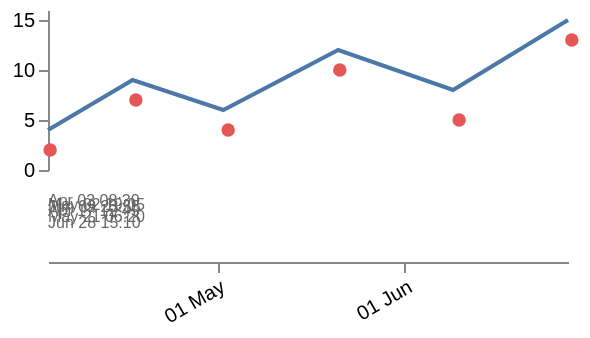

Write the Vega-Lite specification saved for this chart.
### Vega specification from a JSON file in a GitHub repository (floating-point values rounded to 4 significant figures)
{"$schema": "https://vega.github.io/schema/vega/v6.json", "description": "A column of dates written in a format nothing can guess, read with the format the specification states. Upstream's parse types include date and utc followed by a d3 time pattern, and the pattern may be quoted; without them a column like 03/04/2026 is either read as the wrong month or left as text, and a whole axis is drawn from strings. The two series here are the same six instants written day-first and in a quoted pattern with a time in it, parsed as local and as UTC respectively, so the pair also shows which one the zone applies to.", "width": 260, "height": 120, "padding": 5, "background": "white", "data": [{"name": "dayFirst", "values": [{"when": "03/04/2026", "v": 4}, {"when": "17/04/2026", "v": 9}, {"when": "02/05/2026", "v": 6}, {"when": "21/05/2026", "v": 12}, {"when": "09/06/2026", "v": 8}, {"when": "28/06/2026", "v": 15}], "format": {"parse": {"when": "utc:%d/%m/%Y"}}}, {"name": "stamped", "values": [{"at": "2026-04-03 08:30", "v": 2}, {"at": "2026-04-17 12:45", "v": 7}, {"at": "2026-05-02 19:05", "v": 4}, {"at": "2026-05-21 06:20", "v": 10}, {"at": "2026-06-09 23:55", "v": 5}, {"at": "2026-06-28 15:10", "v": 13}], "format": {"parse": {"at": "utc:'%Y-%m-%d %H:%M'"}}}], "scales": [{"name": "x", "type": "utc", "domain": {"data": "dayFirst", "field": "when"}, "range": "width"}, {"name": "y", "type": "linear", "domain": {"data": "dayFirst", "field": "v"}, "range": [80, 0], "zero": true, "nice": true}], "axes": [{"orient": "bottom", "scale": "x", "offset": 6, "format": "%d %b", "tickCount": {"interval": "month"}, "labelAngle": -30, "labelAlign": "right"}, {"orient": "left", "scale": "y", "tickCount": 4}], "marks": [{"type": "line", "from": {"data": "dayFirst"}, "encode": {"enter": {"x": {"scale": "x", "field": "when"}, "y": {"scale": "y", "field": "v"}, "stroke": {"value": "#4c78a8"}, "strokeWidth": {"value": 2}}}}, {"type": "symbol", "from": {"data": "stamped"}, "encode": {"enter": {"x": {"scale": "x", "field": "at"}, "y": {"scale": "y", "field": "v"}, "size": {"value": 45}, "fill": {"value": "#e45756"}}}}, {"type": "text", "from": {"data": "stamped"}, "encode": {"enter": {"x": {"value": 0}, "y": {"signal": "96 + datum.v"}, "text": {"signal": "utcFormat(datum.at, '%b %d %H:%M')"}, "fontSize": {"value": 8}, "fill": {"value": "#666666"}}}}]}
